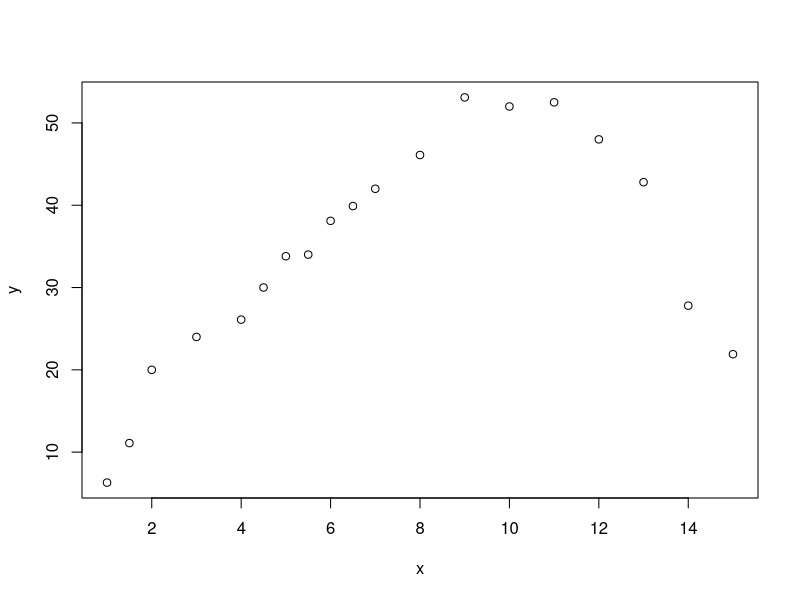
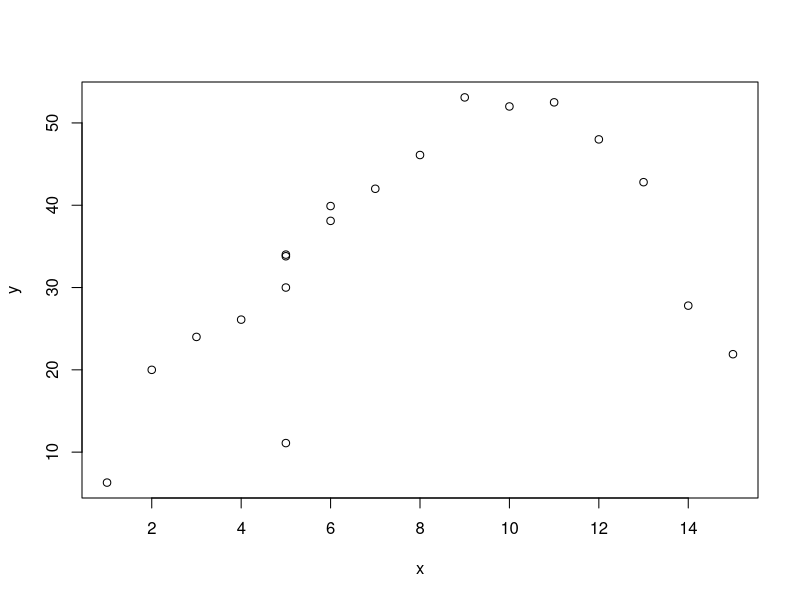
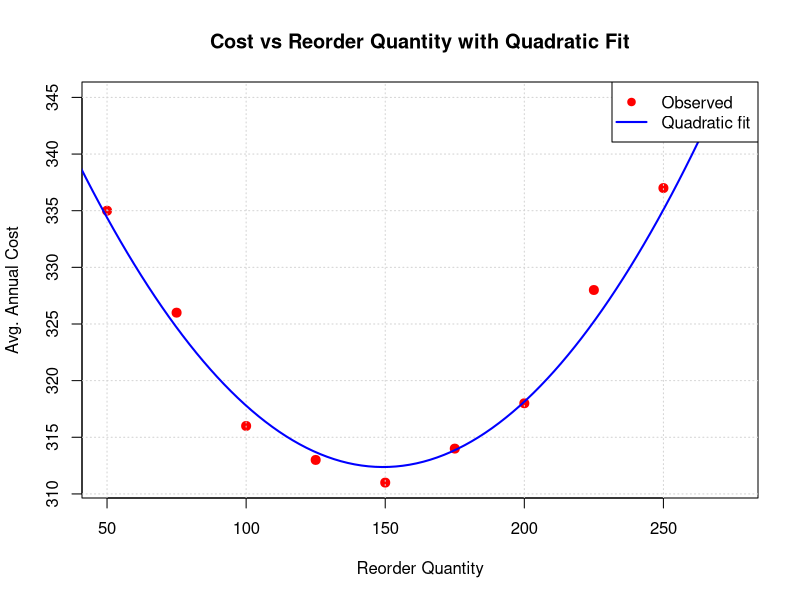

The R script that drew these images, in order:
#Q1
x=c(1,1.5,2,3,4,4.5,5,5.5,6,6.5,7,8,9,10,11,12,13,14,15)
y=c(6.3,11.1,20,24,26.1,30,33.8,34,38.1,39.9,42,46.1,53.1,52,52.5,48,42.8,27.8,21.9)
plot(x,y)
model=lm(y~x+I(x^2))
model
summary(model)
VIF=1/(1- 0.9085)
VIF
x_bar=mean(x)
x_bar
x_center=x-x_bar
x_center
model1=lm(y~x_center+I(x_center^2))
summary(model1)
vif=1/(1-0.9085)
vif
anova(model)

# ============================================================================
# PROBLEM 1
# ============================================================================

# Data
x <- c(1, 5, 2, 3, 4, 5, 5, 5, 6, 6, 7, 8, 9, 10, 11, 12, 13, 14, 15)
y <- c(6.3, 11.1, 20, 24, 26.1, 30, 33.8, 34, 38.1, 39.9, 42, 46.1, 53.1, 52, 52.5, 48, 42.8, 27.8, 21.9)

# (a) Scatter plot
plot(x, y) 

# (b) Second order model y = b0 + b1*x + b2*x^2
model_b <- lm(y ~ x + I(x^2))
cat("(b) Second order model (original x):\n")
print(summary(model_b))

# VIF for original polynomial
library(car)
vif_b <- vif(model_b)
cat("\nVIF (original):\n")
print(vif_b)

# (c) Centered model: y = b0 + b1*(x - xbar) + b2*(x - xbar)^2
x_bar <- mean(x)
x_c <- x - x_bar
model_c <- lm(y ~ x_c + I(x_c^2))
cat("\n(c) Second order model (centered x):\n")
print(summary(model_c))

vif_c <- vif(model_c)
cat("\nVIF (centered):\n")
print(vif_c)
cat("\nConclusion: Centering drastically reduces VIF, mitigating multicollinearity.\n\n")

# (d) Test for significance of regression
f_stat <- summary(model_b)$fstatistic
f_pval <- pf(f_stat[1], f_stat[2], f_stat[3], lower.tail=FALSE)
cat(sprintf("(d) F-test for overall significance: F = %.4f, p-value = %.4e\n", f_stat[1], f_pval))
if (f_pval < 0.05) {
  cat("=> Regression is significant (p < 0.05).\n\n")
} else {
  cat("=> Regression is not significant.\n\n")
}

# (e) Test significance of quadratic term
coef_summary <- summary(model_b)$coefficients
t_stat_x2 <- coef_summary[3, "t value"]
pval_x2 <- coef_summary[3, "Pr(>|t|)"]
cat(sprintf("(e) Quadratic term t-test: t = %.4f, p-value = %.4f\n", t_stat_x2, pval_x2))
if (pval_x2 < 0.05) {
  cat("=> Quadratic term is statistically significant.\n")
} else {
  cat("=> Quadratic term is not statistically significant.\n")
}

# ============================================================================
# PROBLEM 2
# ============================================================================

# Data
y2 <- c(2.6, 2.4, 17.32, 15.6, 16.12, 5.36, 6.19, 10.17, 2.62, 2.98, 6.92, 7.06)
x1 <- c(31, 31, 31.5, 31.5, 31.5, 30.5, 31.5, 30.5, 31, 30.5, 31, 30.5)
x2 <- c(21, 21, 24, 24, 24, 22, 22, 23, 21.5, 21.5, 22.5, 22.5)

# (a) Fit second order polynomial model and test significance
model2 <- lm(y2 ~ x1 + x2 + I(x1^2) + I(x2^2) + x1:x2)
cat("(a) Full second order model:\n")
print(summary(model2))

f_pval2 <- summary(model2)$fstatistic
f_pval2_val <- pf(f_pval2[1], f_pval2[2], f_pval2[3], lower.tail=FALSE)
cat(sprintf("F-test p-value: %.4e\n", f_pval2_val))
if (f_pval2_val < 0.05) {
  cat("=> Regression is significant.\n\n")
} else {
  cat("=> Regression is not significant.\n\n")
}

# (b) Lack of fit test
# Create groups based on exact x1 and x2 combinations
df2 <- data.frame(y=y2, x1=x1, x2=x2)
df2$group <- paste(df2$x1, df2$x2, sep="_")
group_counts <- table(df2$group)

# Check if there are replicates
if (any(group_counts > 1)) {
  # Pure error from replicates
  sspe <- 0
  df_pe <- 0
  for (grp in names(group_counts[group_counts > 1])) {
    y_grp <- df2$y[df2$group == grp]
    sspe <- sspe + sum((y_grp - mean(y_grp))^2)
    df_pe <- df_pe + (length(y_grp) - 1)
  }
  
  # Lack of fit sum of squares
  sse <- sum(residuals(model2)^2)
  sslf <- sse - sspe
  df_lof <- df.residual(model2) - df_pe
  mslf <- sslf / df_lof
  mspe <- sspe / df_pe
  f_lof <- mslf / mspe
  p_lof <- pf(f_lof, df_lof, df_pe, lower.tail=FALSE)
  
  cat("(b) Lack of fit test:\n")
  cat(sprintf("F = %.4f, df1 = %d, df2 = %d, p-value = %.4f\n", f_lof, df_lof, df_pe, p_lof))
  if (p_lof < 0.05) {
    cat("=> Lack of fit is significant -> model may be inadequate.\n\n")
  } else {
    cat("=> Lack of fit not significant -> model is adequate.\n\n")
  }
} else {
  cat("(b) No exact replicates for lack of fit test.\n\n")
}

# (c) Does the interaction term contribute significantly?
model_red_no_int <- lm(y2 ~ x1 + x2 + I(x1^2) + I(x2^2))
anova_int <- anova(model_red_no_int, model2)
cat("(c) Interaction term contribution:\n")
print(anova_int)
if (anova_int$`Pr(>F)`[2] < 0.05) {
  cat("=> Interaction contributes significantly.\n\n")
} else {
  cat("=> Interaction does not contribute significantly.\n\n")
}

# (d) Do the quadratic terms contribute significantly? (Extra sum of squares)
model_red_no_quad <- lm(y2 ~ x1 + x2 + x1:x2)
anova_quad <- anova(model_red_no_quad, model2)
cat("(d) Quadratic terms (x1^2, x2^2) together:\n")
print(anova_quad)
if (anova_quad$`Pr(>F)`[2] < 0.05) {
  cat("=> Quadratic terms contribute significantly.\n")
} else {
  cat("=> Quadratic terms do not contribute significantly.\n")
}

# ============================================================================
# PROBLEM 3
# ============================================================================

x3 <- c(50, 75, 100, 125, 150, 175, 200, 225, 250, 275)
y3 <- c(335, 326, 316, 313, 311, 314, 318, 328, 337, 345)

# Scatter plot
plot(x3, y3, 
     main="Cost vs Reorder Quantity with Quadratic Fit",
     xlab="Reorder Quantity", 
     ylab="Avg. Annual Cost",
     pch=19, col="red", cex=1.2)
grid()

# Fit second order polynomial
model3 <- lm(y3 ~ x3 + I(x3^2))
cat("Second order polynomial model summary:\n")
print(summary(model3))

# Fitted line
x_fit <- seq(40, 285, length.out=100)
y_fit <- predict(model3, newdata=data.frame(x3=x_fit))
lines(x_fit, y_fit, col="blue", lwd=2)
legend("topright", legend=c("Observed", "Quadratic fit"), 
       col=c("red", "blue"), pch=c(19, NA), lty=c(NA, 1), lwd=c(NA, 2))

# Test quadratic term significance
coef_summary3 <- summary(model3)$coefficients
t_quad3 <- coef_summary3[3, "t value"]
p_quad3 <- coef_summary3[3, "Pr(>|t|)"]
cat(sprintf("\nQuadratic term t-test: t = %.4f, p-value = %.4f\n", t_quad3, p_quad3))
if (p_quad3 < 0.05) {
  cat("=> Quadratic term is statistically significant.\n")
} else {
  cat("=> Quadratic term is not statistically significant.\n")
}
